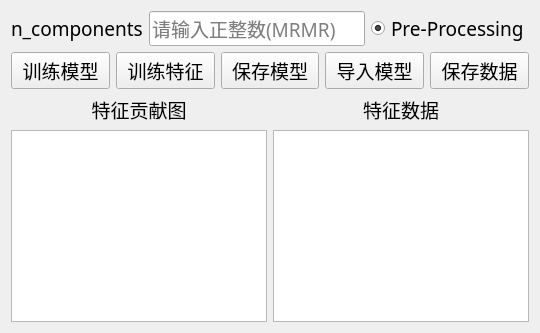
      <widget class="QWidget" name="page_MRMR">
       <property name="sizePolicy">
        <sizepolicy hsizetype="Preferred" vsizetype="Preferred">
         <horstretch>0</horstretch>
         <verstretch>6</verstretch>
        </sizepolicy>
       </property>
       <layout class="QGridLayout" name="gridLayout_6">
        <item row="6" column="1">
         <widget class="QLabel" name="label_tezhengshuju_MRMR">
          <property name="font">
           <font>
            <family>微软雅黑</family>
            <pointsize>14</pointsize>
           </font>
          </property>
          <property name="text">
           <string>特征数据</string>
          </property>
          <property name="alignment">
           <set>Qt::AlignCenter</set>
          </property>
         </widget>
        </item>
        <item row="7" column="1">
         <widget class="QTableWidget" name="MRMR_features"/>
        </item>
        <item row="7" column="0">
         <widget class="QGraphicsView" name="MRMR_gongxiantu"/>
        </item>
        <item row="5" column="0" colspan="2">
         <layout class="QHBoxLayout" name="horizontalLayout_3">
          <item>
           <widget class="QPushButton" name="xunlianmoxing_MRMR">
            <property name="font">
             <font>
              <family>微软雅黑</family>
              <pointsize>14</pointsize>
             </font>
            </property>
            <property name="text">
             <string>训练模型</string>
            </property>
           </widget>
          </item>
          <item>
           <widget class="QPushButton" name="xunliantezheng_MRMR">
            <property name="font">
             <font>
              <family>微软雅黑</family>
              <pointsize>14</pointsize>
             </font>
            </property>
            <property name="text">
             <string>训练特征</string>
            </property>
           </widget>
          </item>
          <item>
           <widget class="QPushButton" name="baocunmoxing_MRMR">
            <property name="font">
             <font>
              <family>微软雅黑</family>
              <pointsize>14</pointsize>
             </font>
            </property>
            <property name="text">
             <string>保存模型</string>
            </property>
           </widget>
          </item>
          <item>
           <widget class="QPushButton" name="daorumoxing_MRMR">
            <property name="font">
             <font>
              <family>微软雅黑</family>
              <pointsize>14</pointsize>
             </font>
            </property>
            <property name="text">
             <string>导入模型</string>
            </property>
           </widget>
          </item>
          <item>
           <widget class="QPushButton" name="baocunshuju_MRMR">
            <property name="font">
             <font>
              <family>微软雅黑</family>
              <pointsize>14</pointsize>
             </font>
            </property>
            <property name="text">
             <string>保存数据</string>
            </property>
           </widget>
          </item>
         </layout>
        </item>
        <item row="6" column="0">
         <widget class="QLabel" name="label_tezhenggongxiantu_MRMR">
          <property name="font">
           <font>
            <family>微软雅黑</family>
            <pointsize>14</pointsize>
           </font>
          </property>
          <property name="text">
           <string>特征贡献图</string>
          </property>
          <property name="alignment">
           <set>Qt::AlignCenter</set>
          </property>
         </widget>
        </item>
        <item row="0" column="0" colspan="2">
         <layout class="QHBoxLayout" name="horizontalLayout_4">
          <item>
           <widget class="QLabel" name="label_n_components_MRMR">
            <property name="font">
             <font>
              <family>微软雅黑</family>
              <pointsize>14</pointsize>
             </font>
            </property>
            <property name="text">
             <string>n_components</string>
            </property>
           </widget>
          </item>
          <item>
           <widget class="QLineEdit" name="n_components_MRMR">
            <property name="font">
             <font>
              <family>微软雅黑</family>
              <pointsize>14</pointsize>
             </font>
            </property>
            <property name="placeholderText">
             <string>请输入正整数(MRMR)</string>
            </property>
           </widget>
          </item>
          <item>
           <widget class="QRadioButton" name="Pre_Processing_MRMR">
            <property name="font">
             <font>
              <family>微软雅黑</family>
              <pointsize>14</pointsize>
             </font>
            </property>
            <property name="text">
             <string>Pre-Processing</string>
            </property>
            <property name="checked">
             <bool>true</bool>
            </property>
           </widget>
          </item>
         </layout>
        </item>
       </layout>
      </widget>
